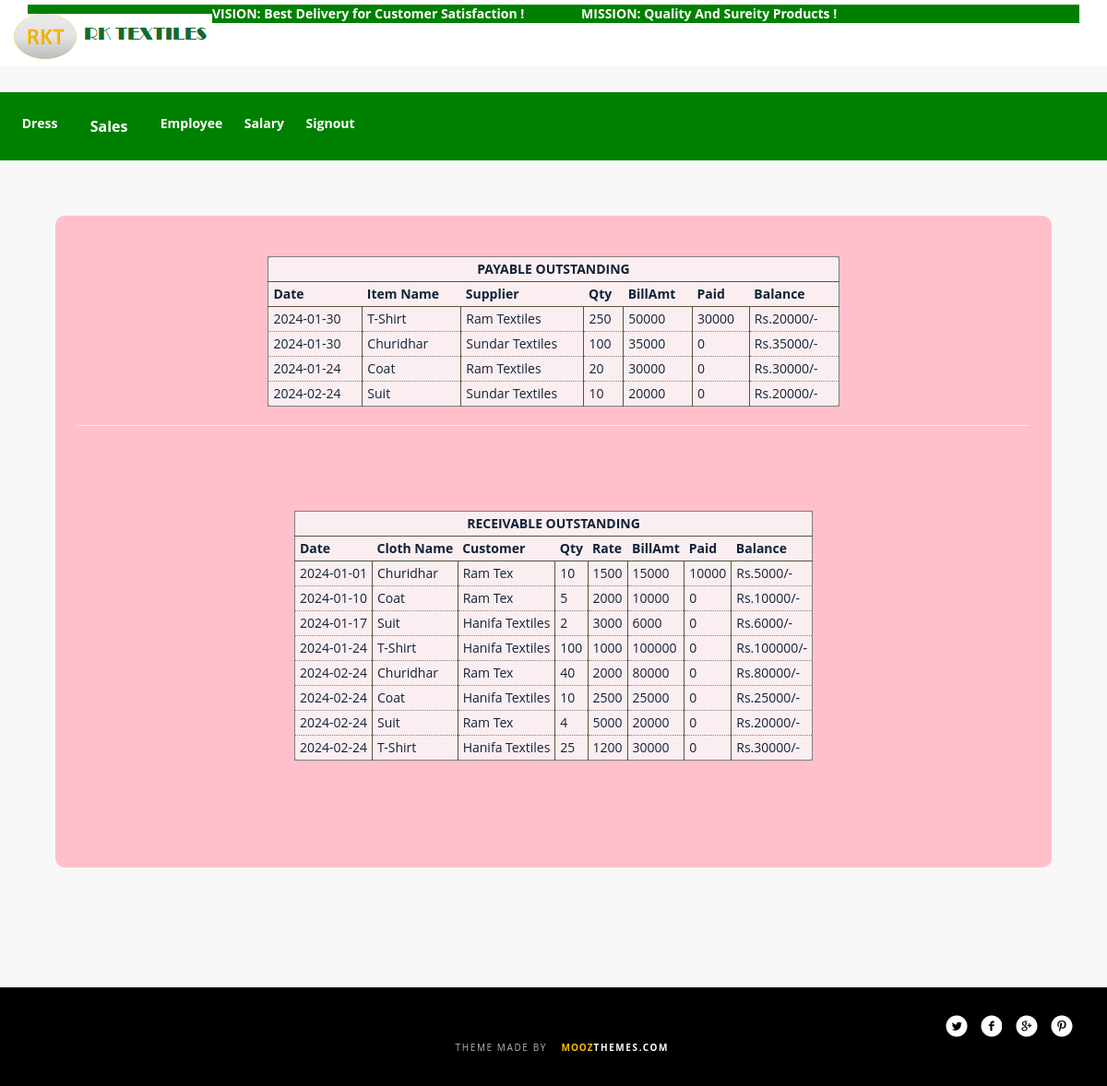
The app's page /yettopay.php (signed in) with its own data.
### tables this page shows
CREATE TABLE IF NOT EXISTS `purchase` (
  `id` int(11) NOT NULL AUTO_INCREMENT,
  `dt` date NOT NULL,
  `clothname` varchar(200) NOT NULL,
  `supplier` varchar(200) NOT NULL,
  `qty` int(11) NOT NULL,
  `billamt` float NOT NULL,
  `paidamt` float NOT NULL,
  PRIMARY KEY (`id`)
);

CREATE TABLE IF NOT EXISTS `sales` (
  `id` int(11) NOT NULL AUTO_INCREMENT,
  `dt` date NOT NULL,
  `clothname` varchar(200) NOT NULL,
  `customer` varchar(500) NOT NULL,
  `qty` int(11) NOT NULL,
  `rate` int(11) NOT NULL,
  `billamt` int(11) NOT NULL,
  `receipt` int(11) NOT NULL,
  PRIMARY KEY (`id`)
);

### yettopay.php (the view, shortened to what this page needs)
    <?php
include './adminheader.php';
$result = mysqli_query($link, "select * from purchase where billamt-paidamt>0") or die(mysqli_error($link));
    echo "<div style='float:center; margin:5%;background-color:pink;padding:2%;border-radius:10px'><table class='report_tab' style='min-width:60%;'><thead><tr><th colspan='7' class='center'>PAYABLE OUTSTANDING</div>";
    echo "<tr><th>Date<th>Item Name<th>Supplier<th>Qty<th>BillAmt<th>Paid<th>Balance<tbody>";
    while($row=  mysqli_fetch_row($result)) {
	echo "<tr>";
            foreach($row as $k=>$r) {
                if($k!=0)
                    echo "<td>$r";
            }
            $bal=$row[5]-$row[6];
	echo "<td>Rs.$bal/-";
    }
    echo "</tbody></table>";
echo "<hr>";
$result = mysqli_query($link, "select * from sales where billamt-receipt>0") or die(mysqli_error($link));
    echo "<div  style='float:center; margin:5%;background-color:pink;padding:2%;border-radius:10px'><table class='report_tab' style='min-width:60%;'><thead><tr><th colspan='8' class='center'>RECEIVABLE OUTSTANDING</div>";
    echo "<tr><th>Date<th>Cloth Name<th>Customer<th>Qty<th>Rate<th>BillAmt<th>Paid<th>Balance<tbody>";
    while($row=  mysqli_fetch_row($result)) {
	echo "<tr>";
            foreach($row as $k=>$r) {
                if($k!=0)
                    echo "<td>$r";
            }
	echo "<td>Rs.".($row[6]-$row[7])."/-";
    }
    echo "</tbody></table>";
include './adminfooter.php';
?>

### css/style.css (style rules this page uses)
body { margin: 0px; font-family: "Open Sans", Sans-serif; }
.center { text-align: center; }
table.report_tab { border-spacing: 0; border: solid thin gray; margin: 20px auto; background-color: rgba(250,250,250,0.8); border-radius: 0.5em; color: #10223a; }
table.report_tab th, table.report_tab td { padding: 3px 5px; }
table.report_tab thead tr { border-bottom: solid thin #55553a; }
table.report_tab thead tr:last-child th { border-bottom: solid thin #55553a; }
table.report_tab tbody tr td, table.report_tab tbody tr th { border-right:solid thin #55553a; border-bottom: dotted thin gray; }
table.report_tab tbody tr td:last-child { border-right: none; }

### records on screen
purchase: dt "2024-01-30", clothname "T-Shirt", supplier "Ram Textiles", qty "250", billamt "50000", paidamt "30000", bal "20000"
purchase: dt "2024-01-30", clothname "Churidhar", supplier "Sundar Textiles", qty "100", billamt "35000", paidamt "0"
purchase: dt "2024-01-24", clothname "Coat", supplier "Ram Textiles", qty "20", billamt "30000", paidamt "0"
purchase: dt "2024-02-24", clothname "Suit", supplier "Sundar Textiles", qty "10", billamt "20000", paidamt "0"
sales: dt "2024-01-01", clothname "Churidhar", customer "Ram Tex", qty "10", rate "1500", billamt "15000", receipt "10000", $row[6]-$row[7] "5000"
sales: dt "2024-01-10", clothname "Coat", customer "Ram Tex", qty "5", rate "2000", billamt "10000", receipt "0", $row[6]-$row[7] "10000"
sales: dt "2024-01-17", clothname "Suit", customer "Hanifa Textiles", qty "2", rate "3000", billamt "6000", receipt "0", $row[6]-$row[7] "6000"
sales: dt "2024-01-24", clothname "T-Shirt", customer "Hanifa Textiles", qty "100", rate "1000", billamt "100000", receipt "0", $row[6]-$row[7] "100000"
sales: dt "2024-02-24", clothname "Churidhar", customer "Ram Tex", qty "40", rate "2000", billamt "80000", receipt "0", $row[6]-$row[7] "80000"
sales: dt "2024-02-24", clothname "Coat", customer "Hanifa Textiles", qty "10", rate "2500", billamt "25000", receipt "0", $row[6]-$row[7] "25000"
sales: dt "2024-02-24", clothname "Suit", customer "Ram Tex", qty "4", rate "5000", billamt "20000", receipt "0", $row[6]-$row[7] "20000"
sales: dt "2024-02-24", clothname "T-Shirt", customer "Hanifa Textiles", qty "25", rate "1200", billamt "30000", receipt "0", $row[6]-$row[7] "30000"
